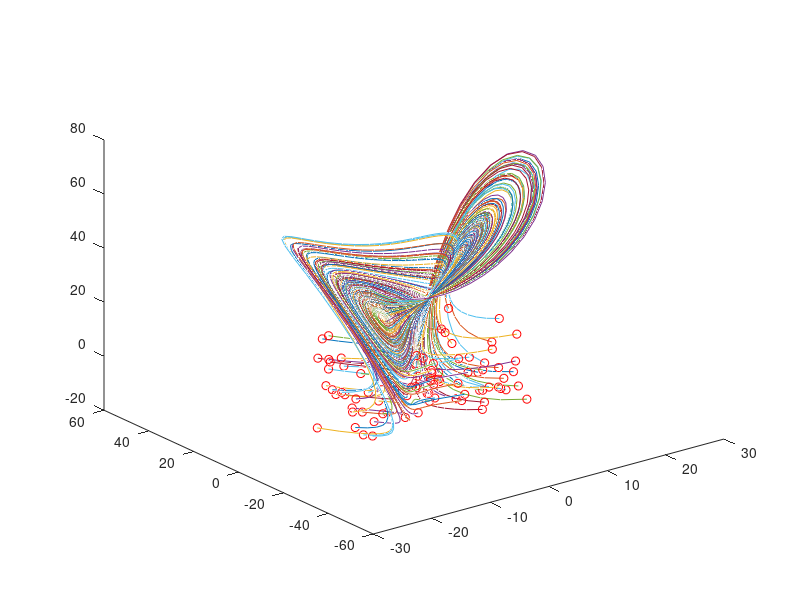

The MATLAB source for this figure: (Note: this script raises an error after producing the figure.)
%% Generate training data from equations
clc;
clear;

T=10;
dt=0.01;
t=0:dt:T;

b=8/3; 
sig=10; 
r=28;

Lorenz = @(t,x)([ sig * (x(2) - x(1)) ; ...
r * x(1)-x(1) * x(3) - x(2) ; ...
x(1) * x(2) - b*x(3) ]);
ode_options = odeset('RelTol',1e-10, 'AbsTol',1e-11);
input=[]; output=[];
for j=1:100 % training trajectories
    x0=30*(rand(3,1)-0.5);
    [t,y] = ode45(Lorenz,t,x0);
    input=[input; y(1:end-1,:)];
    output=[output; y(2:end,:)];
    plot3(y(:,1),y(:,2),y(:,3)), hold on
    plot3(x0(1),x0(2),x0(3),'ro')
end

%% Train a neural network

net = feedforwardnet([10 10 10]);
net.layers{1}.transferFcn = 'logsig';
net.layers{2}.transferFcn = 'radbas';
net.layers{3}.transferFcn = 'purelin';
net = train(net,input.',output.');

%% Predictions from the neural network

x1 = 30*(rand(3,1)-0.5);
x2 = x1*(1 + 1e-4);

[t,y1] = ode45(Lorenz,t,x1);
plot3(y1(:,1),y1(:,2),y1(:,3),'-')
hold on
plot3(x1(1),x1(2),x1(3),'ro')
hold on
[t,y2] = ode45(Lorenz,t,x2);
plot3(y2(:,1),y2(:,2),y2(:,3),'-')
hold on
plot3(x2(1),x2(2),x2(3),'go')
hold on

% NN prediction
x0 = x1;
ynn(1,:)=x0;
for jj=2:length(t)
    y0=net(x0);
    ynn(jj,:)=y0.';
    x0=y0;
end
plot3(ynn(:,1),ynn(:,2),ynn(:,3),'-.','Linewidth',[1])
hold off

legend('Exact 1','','Exact 2','','NN')

%% Lyapunov time calculation

T=100;
dt=0.01;
t=0:dt:T;

[t,y1] = ode45(Lorenz,t,x1);
[t,y2] = ode45(Lorenz,t,x2);
LE = log(abs((y2(:,1)-y1(:,1))./(x2(1)-x1(1))))./t;
plot(LE(ceil(0.1*length(t)):end))

fprintf("Lyapunov exponent = %f \n",mean(LE(ceil(0.9*length(t)):end)))

